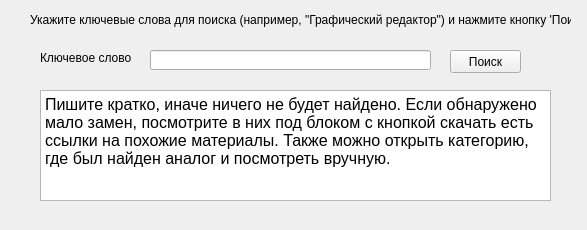
<?xml version="1.0" encoding="UTF-8"?>
<ui version="4.0">
 <class>PoiskZamen</class>
 <widget class="QWidget" name="PoiskZamen">
  <property name="windowModality">
   <enum>Qt::ApplicationModal</enum>
  </property>
  <property name="geometry">
   <rect>
    <x>0</x>
    <y>0</y>
    <width>587</width>
    <height>230</height>
   </rect>
  </property>
  <property name="windowTitle">
   <string>Поиск замены на сайте КонтинентСвободы.рф</string>
  </property>
  <property name="windowIcon">
   <iconset>
    <normaloff>LicenseChecker.ico</normaloff>LicenseChecker.ico</iconset>
  </property>
  <widget class="QLabel" name="label">
   <property name="geometry">
    <rect>
     <x>30</x>
     <y>10</y>
     <width>541</width>
     <height>20</height>
    </rect>
   </property>
   <property name="text">
    <string>Укажите ключевые слова для поиска (например, &quot;Графический редактор&quot;) и нажмите кнопку 'Поиск'</string>
   </property>
  </widget>
  <widget class="QLineEdit" name="leKluch">
   <property name="geometry">
    <rect>
     <x>150</x>
     <y>50</y>
     <width>281</width>
     <height>20</height>
    </rect>
   </property>
  </widget>
  <widget class="QLabel" name="label_2">
   <property name="geometry">
    <rect>
     <x>40</x>
     <y>50</y>
     <width>91</width>
     <height>16</height>
    </rect>
   </property>
   <property name="text">
    <string>Ключевое слово:</string>
   </property>
  </widget>
  <widget class="QPushButton" name="pbPosik">
   <property name="geometry">
    <rect>
     <x>450</x>
     <y>50</y>
     <width>71</width>
     <height>23</height>
    </rect>
   </property>
   <property name="text">
    <string>Поиск</string>
   </property>
  </widget>
  <widget class="QTextBrowser" name="textBrowser">
   <property name="geometry">
    <rect>
     <x>40</x>
     <y>90</y>
     <width>511</width>
     <height>111</height>
    </rect>
   </property>
   <property name="html">
    <string>&lt;!DOCTYPE HTML PUBLIC &quot;-//W3C//DTD HTML 4.0//EN&quot; &quot;http://www.w3.org/TR/REC-html40/strict.dtd&quot;&gt;
&lt;html&gt;&lt;head&gt;&lt;meta name=&quot;qrichtext&quot; content=&quot;1&quot; /&gt;&lt;style type=&quot;text/css&quot;&gt;
p, li { white-space: pre-wrap; }
&lt;/style&gt;&lt;/head&gt;&lt;body style=&quot; font-family:'MS Shell Dlg 2'; font-size:8.25pt; font-weight:400; font-style:normal;&quot;&gt;
&lt;p style=&quot; margin-top:0px; margin-bottom:0px; margin-left:0px; margin-right:0px; -qt-block-indent:0; text-indent:0px;&quot;&gt;&lt;span style=&quot; font-family:'MS Shell Dlg 2'; font-size:12pt;&quot;&gt;Пишите кратко, иначе ничего не будет найдено. Если обнаружено мало замен, посмотрите в них под блоком с кнопкой скачать есть ссылки на похожие материалы. Также можно открыть категорию, где был найден аналог и посмотреть вручную.&lt;/span&gt;&lt;/p&gt;&lt;/body&gt;&lt;/html&gt;</string>
   </property>
  </widget>
 </widget>
 <resources/>
 <connections/>
</ui>
